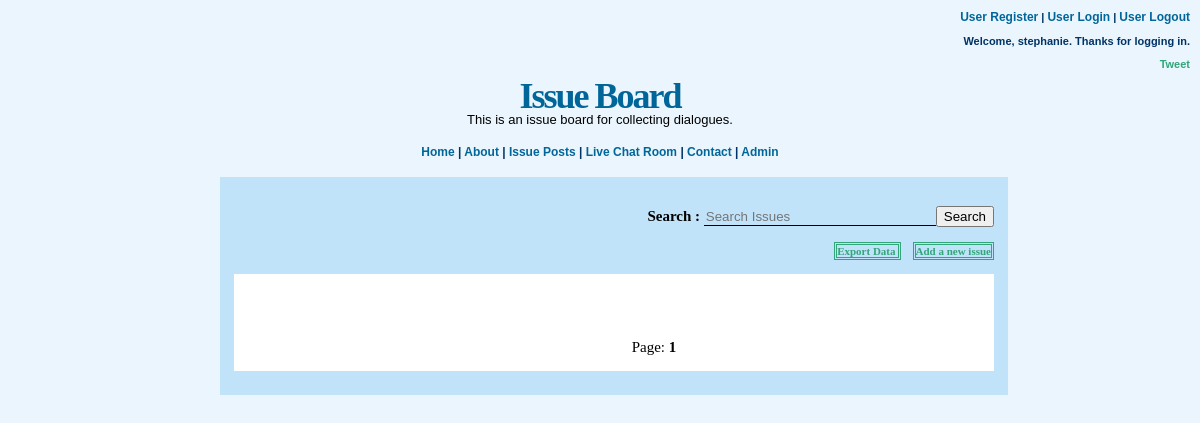
The page /issuepost (signed in) on the database as committed earlier.
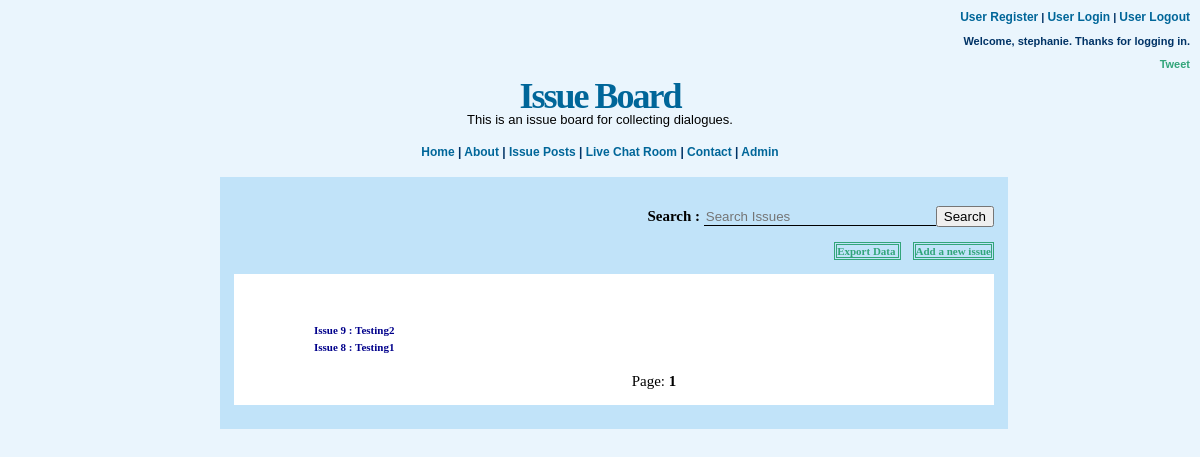
The same page on the database as committed later.
### issue/models.py (models this page shows, shortened)
class IssuePost(models.Model):
    title = models.CharField(max_length=100)
    name = models.CharField(max_length=100)
    email = models.CharField(max_length=100)
    content = models.TextField(blank=True)
    create_time = models.DateTimeField(auto_created=True, auto_now_add=True)

### issue/views.py (the view)
# urls.py: url(r'^issuepost$', home_issuepost, name='home_issuepost'),
@login_required(login_url='/login')
def home_issuepost(request):
    issue_list = IssuePost.objects.all().order_by('-create_time')
    query = request.GET.get("q")
    if query:
        issue_list = issue_list.filter(
            Q(title__icontains=query) |
            Q(content__icontains=query)).distinct()
    paginator = Paginator(issue_list, 10)
    page = request.GET.get('page')
    try:
        issues = paginator.page(page)
    except PageNotAnInteger:
        issues = paginator.page(1)
    except EmptyPage:
        issues = paginator.page(paginator.num_pages)
    return render(request, 'issue_post.html', {
        'issues': issues,
        'username': request.user.username
    })

### templates/issue_post.html
{% extends 'home.html' %}
{% block content %}
    {% block side %}
<form method="GET" action="">
    <p align = right><b>Search : </b><input type=text name="q" value="{{ request.GET.q }}" placeholder="Search Issues" style="width: 30%;"><input type=submit value="Search"></p>
</form>
        <p align = right>{% if request.user.is_staff %}<a style="border: double;" href="{% url 'export' %}"> Export Data </a>&nbsp;&nbsp;{% endif %}
    <a style="border: double;" href="{% url 'add_issue' %}"> Add a new issue </a></p>
{% endblock side %}
    <div style="background-color:white;color:black;padding-left:80px;padding-top: 50px; overflow: scroll;margin-bottom: 10px;">
        {% block issuepost %}
        {% for issue in issues %}
        <h3>
        <a style="color: darkblue;" href="{% url 'issue_detail' pk=issue.pk %}">Issue {{issue.pk}} : {{ issue.title }}</a>
        </h3>
        {% endfor %}
        <p align = middle>
            Page:
            {% for num in issues.paginator.page_range %}
              {% ifequal num issues.number %}
                <span class="current"><b>{{ num }}</b></span>
              {% else %}
                <a href="?page={{ num }}"> {{ num }}</a>
              {% endifequal %}
            {% endfor %}
        </p>
        {% endblock issuepost %}
    </div>
{% endblock content %}

Rows that differ between the two databases and show on the page:
added IssuePost: pk "9", title "Testing2"
added IssuePost: pk "8", title "Testing1"
